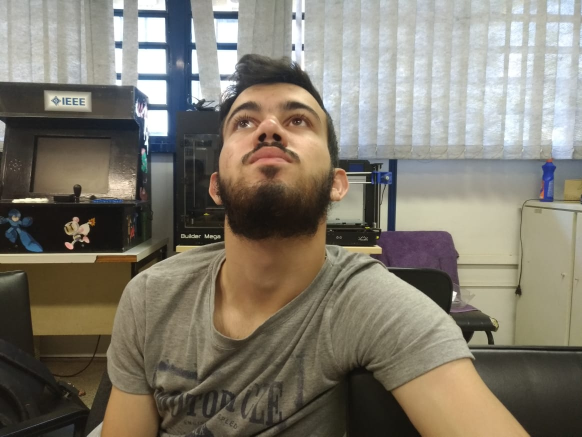
#> input picture in/WhatsApp Image 2019-10-18 at 15.45.37 (1).jpeg, 1164 x 873 px (shown at 1/2 size); its folder holds 4 pictures in this run
$ python BrigChange.py
#> lines starting #> are read from the running program, lines starting #| are printed output that depends on the picture
from PIL import Image, ImageEnhance
import os
import shutil

base_dir = os.path.dirname(__file__)
bright = [0.2, 0.3, 0.4, 0.5, 0.6, 0.7, 0.8, 0.9]

for file in os.listdir(base_dir + 'in'):
    for i in bright:
        img = Image.open('in/' + file)
#> img is the input picture: PIL image 1164x873 RGB; mean R, G, B 128.3, 122.6, 110.2
        en = ImageEnhance.Brightness(img)
        file_name, file_extension = os.path.splitext(file)
        img = en.enhance(i)
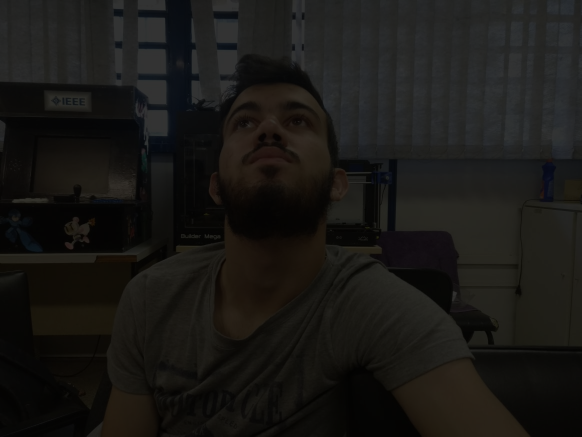
#> img: PIL image 1164x873 RGB (shown at 1/2 size); mean R, G, B 25.3, 24.1, 21.6
        name = file_name + str(i)
        img.save(name,'jpeg')
        shutil.move(base_dir + name, base_dir + 'out')

$ run again, on in/WhatsApp Image 2019-10-18 at 15.45.37.jpeg
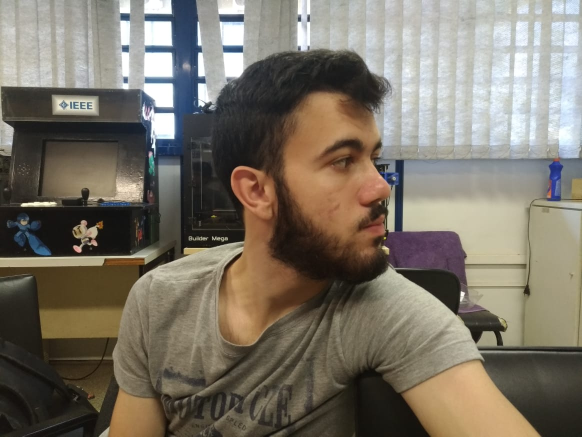
#> input picture in/WhatsApp Image 2019-10-18 at 15.45.37.jpeg, 1164 x 873 px (shown at 1/2 size)
#> img is the input picture: PIL image 1164x873 RGB; mean R, G, B 122.7, 115.3, 103
#> `img = en.enhance(i)`:
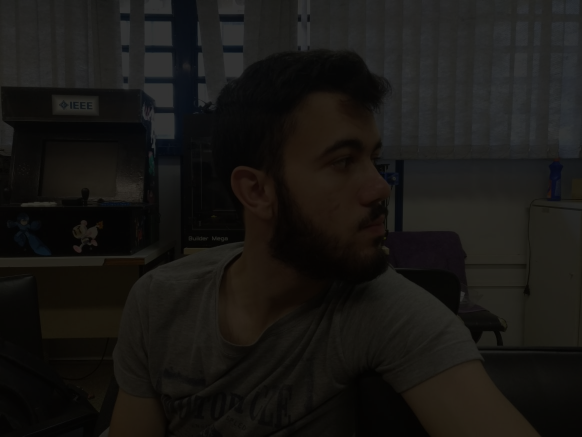
#> img: PIL image 1164x873 RGB (shown at 1/2 size); mean R, G, B 24.1, 22.7, 20.2
